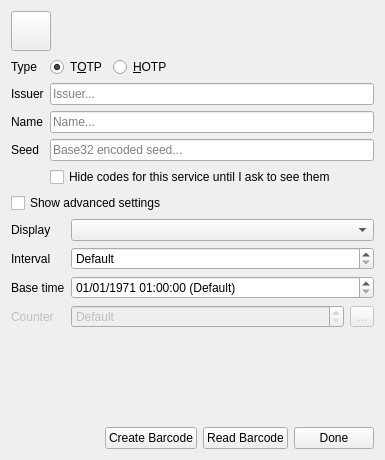
<?xml version="1.0" encoding="UTF-8"?>
<ui version="4.0">
 <class>Qonvince::OtpEditor</class>
 <widget class="QWidget" name="Qonvince::OtpEditor">
  <property name="geometry">
   <rect>
    <x>0</x>
    <y>0</y>
    <width>385</width>
    <height>460</height>
   </rect>
  </property>
  <property name="acceptDrops">
   <bool>true</bool>
  </property>
  <property name="windowTitle">
   <string>Form</string>
  </property>
  <property name="toolTip">
   <string>&lt;html&gt;&lt;head/&gt;&lt;body&gt;&lt;p&gt;Drop a QR code image file on this window to decode it.&lt;/p&gt;&lt;/body&gt;&lt;/html&gt;</string>
  </property>
  <layout class="QVBoxLayout" name="verticalLayout">
   <item>
    <layout class="QHBoxLayout" name="horizontalLayout_2">
     <item>
      <widget class="QPushButton" name="icon">
       <property name="sizePolicy">
        <sizepolicy hsizetype="Fixed" vsizetype="Fixed">
         <horstretch>0</horstretch>
         <verstretch>0</verstretch>
        </sizepolicy>
       </property>
       <property name="minimumSize">
        <size>
         <width>40</width>
         <height>40</height>
        </size>
       </property>
       <property name="maximumSize">
        <size>
         <width>40</width>
         <height>40</height>
        </size>
       </property>
       <property name="toolTip">
        <string>Click to choose the code's icon.</string>
       </property>
       <property name="text">
        <string/>
       </property>
       <property name="iconSize">
        <size>
         <width>32</width>
         <height>32</height>
        </size>
       </property>
      </widget>
     </item>
     <item>
      <widget class="QLabel" name="headingLabel">
       <property name="font">
        <font>
         <pointsize>16</pointsize>
         <weight>75</weight>
         <bold>true</bold>
        </font>
       </property>
       <property name="text">
        <string/>
       </property>
       <property name="alignment">
        <set>Qt::AlignLeading|Qt::AlignLeft|Qt::AlignTop</set>
       </property>
      </widget>
     </item>
    </layout>
   </item>
   <item>
    <layout class="QGridLayout" name="gridLayout">
     <item row="3" column="0">
      <widget class="QLabel" name="seedLabel">
       <property name="text">
        <string>Seed</string>
       </property>
      </widget>
     </item>
     <item row="2" column="1">
      <widget class="QLineEdit" name="nameEdit">
       <property name="toolTip">
        <string>&lt;html&gt;&lt;head/&gt;&lt;body&gt;&lt;p&gt;A short name for the code that will enable you to identify what it is used for.&lt;/p&gt;&lt;p&gt;&lt;span style=&quot; font-style:italic;&quot;&gt;This is only used for you to identify the service and/or account for which codes are being generated. You can change it to whatever you find most useful.&lt;/span&gt;&lt;/p&gt;&lt;/body&gt;&lt;/html&gt;</string>
       </property>
       <property name="placeholderText">
        <string>Name...</string>
       </property>
      </widget>
     </item>
     <item row="0" column="0">
      <widget class="QLabel" name="typeLabel">
       <property name="text">
        <string>Type</string>
       </property>
      </widget>
     </item>
     <item row="1" column="1">
      <widget class="QLineEdit" name="issuerEdit">
       <property name="toolTip">
        <string>&lt;html&gt;&lt;head/&gt;&lt;body&gt;&lt;p&gt;The organisation or entity that issued the code.&lt;/p&gt;&lt;p&gt;&lt;span style=&quot; font-style:italic;&quot;&gt;This is only used for you to identify the service for which codes are being generated. You can change it to whatever you find most useful.&lt;/span&gt;&lt;/p&gt;&lt;/body&gt;&lt;/html&gt;</string>
       </property>
       <property name="placeholderText">
        <string>Issuer...</string>
       </property>
      </widget>
     </item>
     <item row="2" column="0">
      <widget class="QLabel" name="nameLabel">
       <property name="text">
        <string>Name</string>
       </property>
      </widget>
     </item>
     <item row="1" column="0">
      <widget class="QLabel" name="issuerLabel">
       <property name="text">
        <string>Issuer</string>
       </property>
      </widget>
     </item>
     <item row="3" column="1">
      <widget class="QLineEdit" name="seedEdit">
       <property name="minimumSize">
        <size>
         <width>300</width>
         <height>0</height>
        </size>
       </property>
       <property name="toolTip">
        <string>&lt;html&gt;&lt;head/&gt;&lt;body&gt;&lt;p&gt;Type or paste the shared secret for the OTP. It must be base32 encoded.&lt;/p&gt;&lt;p&gt;&lt;span style=&quot; font-style:italic;&quot;&gt;Leave this blank to keep the existing seed.&lt;/span&gt;&lt;/p&gt;&lt;/body&gt;&lt;/html&gt;</string>
       </property>
       <property name="placeholderText">
        <string>Base32 encoded seed...</string>
       </property>
      </widget>
     </item>
     <item row="0" column="1">
      <layout class="QHBoxLayout" name="horizontalLayout">
       <item>
        <widget class="QRadioButton" name="totpButton">
         <property name="toolTip">
          <string>&lt;html&gt;&lt;head/&gt;&lt;body&gt;&lt;p&gt;Time-based One Time Passcode. New codes are generated continuously at specified intervals, commonly 30 seconds.&lt;/p&gt;&lt;/body&gt;&lt;/html&gt;</string>
         </property>
         <property name="text">
          <string>T&amp;OTP</string>
         </property>
         <property name="checked">
          <bool>true</bool>
         </property>
        </widget>
       </item>
       <item>
        <widget class="QRadioButton" name="hotpButton">
         <property name="toolTip">
          <string>&lt;html&gt;&lt;head/&gt;&lt;body&gt;&lt;p&gt;HMAC-based One Time Passcode. New codes are only generated when required (i.e. when you need to log in to the service).&lt;/p&gt;&lt;/body&gt;&lt;/html&gt;</string>
         </property>
         <property name="text">
          <string>&amp;HOTP</string>
         </property>
        </widget>
       </item>
       <item>
        <spacer name="horizontalSpacer">
         <property name="orientation">
          <enum>Qt::Horizontal</enum>
         </property>
         <property name="sizeHint" stdset="0">
          <size>
           <width>40</width>
           <height>20</height>
          </size>
         </property>
        </spacer>
       </item>
      </layout>
     </item>
     <item row="4" column="1">
      <widget class="QCheckBox" name="revealOnDemand">
       <property name="toolTip">
        <string>&lt;html&gt;&lt;head/&gt;&lt;body&gt;&lt;p&gt;Passcodes for this service will remain hidden until you choose to reveal them by clicking the &lt;span style=&quot; font-style:italic;&quot;&gt;Reveal &lt;/span&gt;icon in the list.&lt;/p&gt;&lt;p&gt;&lt;span style=&quot; font-style:italic;&quot;&gt;Qonvince continues to generate hidden codes, and the codes can still be copied to the clipboard.&lt;/span&gt;&lt;/p&gt;&lt;/body&gt;&lt;/html&gt;</string>
       </property>
       <property name="text">
        <string>Hide codes for this service until I ask to see them</string>
       </property>
      </widget>
     </item>
    </layout>
   </item>
   <item>
    <widget class="QCheckBox" name="advancedSettingsToggle">
     <property name="toolTip">
      <string>&lt;html&gt;&lt;head/&gt;&lt;body&gt;&lt;p&gt;Show advanced settings that affect how the OTP is calculated.&lt;/p&gt;&lt;p&gt;&lt;span style=&quot; font-style:italic;&quot;&gt;Altering these settings will change the generated codes and may cause the codes to become de-synchronised with the service for which they are intended to be used. Change these settings only if you know what you are doing.&lt;/span&gt;&lt;/p&gt;&lt;/body&gt;&lt;/html&gt;</string>
     </property>
     <property name="text">
      <string>Show advanced settings</string>
     </property>
    </widget>
   </item>
   <item>
    <widget class="QWidget" name="advancedSettingsWidget" native="true">
     <layout class="QGridLayout" name="advancedSettingsLayout" columnstretch="0,1">
      <property name="leftMargin">
       <number>0</number>
      </property>
      <property name="topMargin">
       <number>0</number>
      </property>
      <property name="rightMargin">
       <number>0</number>
      </property>
      <property name="bottomMargin">
       <number>0</number>
      </property>
      <item row="0" column="0">
       <widget class="QLabel" name="displayLabel">
        <property name="text">
         <string>Display</string>
        </property>
       </widget>
      </item>
      <item row="1" column="0">
       <widget class="QLabel" name="intervalLabel">
        <property name="text">
         <string>Interval</string>
        </property>
       </widget>
      </item>
      <item row="1" column="1">
       <widget class="QSpinBox" name="intervalSpin">
        <property name="toolTip">
         <string>&lt;html&gt;&lt;head/&gt;&lt;body&gt;&lt;p&gt;The interval, in seconds, between new TOTP codes being generated.&lt;/p&gt;&lt;p&gt;&lt;span style=&quot; font-style:italic;&quot;&gt;If you change the interval to a value that is not the same as the one the issuer has, the generated codes will be incorrect.&lt;/span&gt;&lt;/p&gt;&lt;/body&gt;&lt;/html&gt;</string>
        </property>
        <property name="specialValueText">
         <string>Default</string>
        </property>
        <property name="accelerated">
         <bool>true</bool>
        </property>
        <property name="suffix">
         <string>s</string>
        </property>
        <property name="maximum">
         <number>3600</number>
        </property>
        <property name="singleStep">
         <number>5</number>
        </property>
       </widget>
      </item>
      <item row="2" column="0">
       <widget class="QLabel" name="baseTimeLabel">
        <property name="text">
         <string>Base time</string>
        </property>
       </widget>
      </item>
      <item row="2" column="1">
       <widget class="QDateTimeEdit" name="baseTimeEdit">
        <property name="toolTip">
         <string>&lt;html&gt;&lt;head/&gt;&lt;body&gt;&lt;p&gt;The baseline time from which intervals for TOTP codes are measured.&lt;/p&gt;&lt;p&gt;&lt;span style=&quot; font-style:italic;&quot;&gt;If you change the date to a value that is not the same as the one the issuer has, the generated codes will be incorrect.&lt;/span&gt;&lt;/p&gt;&lt;/body&gt;&lt;/html&gt;</string>
        </property>
        <property name="specialValueText">
         <string>01/01/1971 01:00:00 (Default)</string>
        </property>
        <property name="dateTime">
         <datetime>
          <hour>1</hour>
          <minute>0</minute>
          <second>0</second>
          <year>1970</year>
          <month>1</month>
          <day>1</day>
         </datetime>
        </property>
        <property name="date">
         <date>
          <year>1970</year>
          <month>1</month>
          <day>1</day>
         </date>
        </property>
        <property name="time">
         <time>
          <hour>1</hour>
          <minute>0</minute>
          <second>0</second>
         </time>
        </property>
        <property name="minimumDateTime">
         <datetime>
          <hour>1</hour>
          <minute>0</minute>
          <second>0</second>
          <year>1970</year>
          <month>1</month>
          <day>1</day>
         </datetime>
        </property>
        <property name="minimumDate">
         <date>
          <year>1970</year>
          <month>1</month>
          <day>1</day>
         </date>
        </property>
       </widget>
      </item>
      <item row="3" column="0">
       <widget class="QLabel" name="counterLabel">
        <property name="enabled">
         <bool>false</bool>
        </property>
        <property name="text">
         <string>Counter</string>
        </property>
       </widget>
      </item>
      <item row="3" column="1">
       <layout class="QHBoxLayout" name="counterLayout">
        <item>
         <widget class="QSpinBox" name="counterSpin">
          <property name="enabled">
           <bool>false</bool>
          </property>
          <property name="toolTip">
           <string>&lt;html&gt;&lt;head/&gt;&lt;body&gt;&lt;p&gt;The counter for the HOTP code. This will be incremented each time a new code is generated.&lt;/p&gt;&lt;p&gt;&lt;span style=&quot; font-style:italic;&quot;&gt;If you change the counter to a value that is not the same as the one the issuer has, the generated codes will be incorrect.&lt;/span&gt;&lt;/p&gt;&lt;/body&gt;&lt;/html&gt;</string>
          </property>
          <property name="specialValueText">
           <string>Default</string>
          </property>
         </widget>
        </item>
        <item>
         <widget class="QToolButton" name="resetCounterButton">
          <property name="enabled">
           <bool>false</bool>
          </property>
          <property name="text">
           <string>...</string>
          </property>
          <property name="icon">
           <iconset theme="edit-undo">
            <normaloff>.</normaloff>.</iconset>
          </property>
         </widget>
        </item>
       </layout>
      </item>
      <item row="0" column="1">
       <widget class="QComboBox" name="displayPlugin"/>
      </item>
     </layout>
    </widget>
   </item>
   <item>
    <spacer name="verticalSpacer">
     <property name="orientation">
      <enum>Qt::Vertical</enum>
     </property>
     <property name="sizeHint" stdset="0">
      <size>
       <width>20</width>
       <height>40</height>
      </size>
     </property>
    </spacer>
   </item>
   <item>
    <layout class="QHBoxLayout" name="controlLayout">
     <item>
      <spacer name="controlSpacer">
       <property name="orientation">
        <enum>Qt::Horizontal</enum>
       </property>
       <property name="sizeHint" stdset="0">
        <size>
         <width>40</width>
         <height>20</height>
        </size>
       </property>
      </spacer>
     </item>
     <item>
      <widget class="QPushButton" name="createBarcodeButton">
       <property name="toolTip">
        <string>&lt;html&gt;&lt;head/&gt;&lt;body&gt;&lt;p&gt;Create a barcode of the settings for this service. You will be able to use the barcode to set up the OTP for this service at a later date should it be removed from Qonvince for any reason.&lt;/p&gt;&lt;p&gt;Generated barcodes should be compatible with other OTP client apps that are able to read OTP service settings from barcodes.&lt;/p&gt;&lt;p&gt;&lt;span style=&quot; font-style:italic;&quot;&gt;You should ensure you store the generated barcode securely - if it is stolen, the thief may be able to gain access to your account.&lt;/span&gt;&lt;/p&gt;&lt;/body&gt;&lt;/html&gt;</string>
       </property>
       <property name="text">
        <string>Create Barcode</string>
       </property>
      </widget>
     </item>
     <item>
      <widget class="QPushButton" name="readBarcodeButton">
       <property name="toolTip">
        <string>&lt;html&gt;&lt;head/&gt;&lt;body&gt;&lt;p&gt;Read the settings for this service's OTP from a barcode image.&lt;/p&gt;&lt;/body&gt;&lt;/html&gt;</string>
       </property>
       <property name="text">
        <string>Read Barcode</string>
       </property>
      </widget>
     </item>
     <item>
      <widget class="QPushButton" name="doneButton">
       <property name="toolTip">
        <string>&lt;html&gt;&lt;head/&gt;&lt;body&gt;&lt;p&gt;Close this editor.&lt;/p&gt;&lt;/body&gt;&lt;/html&gt;</string>
       </property>
       <property name="text">
        <string>Done</string>
       </property>
      </widget>
     </item>
    </layout>
   </item>
  </layout>
 </widget>
 <tabstops>
  <tabstop>totpButton</tabstop>
  <tabstop>hotpButton</tabstop>
  <tabstop>issuerEdit</tabstop>
  <tabstop>nameEdit</tabstop>
  <tabstop>seedEdit</tabstop>
  <tabstop>advancedSettingsToggle</tabstop>
  <tabstop>intervalSpin</tabstop>
  <tabstop>baseTimeEdit</tabstop>
  <tabstop>counterSpin</tabstop>
  <tabstop>resetCounterButton</tabstop>
  <tabstop>createBarcodeButton</tabstop>
  <tabstop>readBarcodeButton</tabstop>
  <tabstop>doneButton</tabstop>
  <tabstop>icon</tabstop>
 </tabstops>
 <resources/>
 <connections>
  <connection>
   <sender>doneButton</sender>
   <signal>clicked()</signal>
   <receiver>Qonvince::OtpEditor</receiver>
   <slot>deleteLater()</slot>
   <hints>
    <hint type="sourcelabel">
     <x>376</x>
     <y>410</y>
    </hint>
    <hint type="destinationlabel">
     <x>383</x>
     <y>174</y>
    </hint>
   </hints>
  </connection>
  <connection>
   <sender>readBarcodeButton</sender>
   <signal>clicked()</signal>
   <receiver>Qonvince::OtpEditor</receiver>
   <slot>readBarcode()</slot>
   <hints>
    <hint type="sourcelabel">
     <x>286</x>
     <y>410</y>
    </hint>
    <hint type="destinationlabel">
     <x>383</x>
     <y>281</y>
    </hint>
   </hints>
  </connection>
  <connection>
   <sender>createBarcodeButton</sender>
   <signal>clicked()</signal>
   <receiver>Qonvince::OtpEditor</receiver>
   <slot>createBarcode()</slot>
   <hints>
    <hint type="sourcelabel">
     <x>179</x>
     <y>410</y>
    </hint>
    <hint type="destinationlabel">
     <x>383</x>
     <y>270</y>
    </hint>
   </hints>
  </connection>
  <connection>
   <sender>resetCounterButton</sender>
   <signal>clicked()</signal>
   <receiver>Qonvince::OtpEditor</receiver>
   <slot>resetCounter()</slot>
   <hints>
    <hint type="sourcelabel">
     <x>376</x>
     <y>362</y>
    </hint>
    <hint type="destinationlabel">
     <x>383</x>
     <y>241</y>
    </hint>
   </hints>
  </connection>
  <connection>
   <sender>totpButton</sender>
   <signal>toggled(bool)</signal>
   <receiver>counterSpin</receiver>
   <slot>setDisabled(bool)</slot>
   <hints>
    <hint type="sourcelabel">
     <x>203</x>
     <y>101</y>
    </hint>
    <hint type="destinationlabel">
     <x>338</x>
     <y>362</y>
    </hint>
   </hints>
  </connection>
  <connection>
   <sender>totpButton</sender>
   <signal>toggled(bool)</signal>
   <receiver>baseTimeEdit</receiver>
   <slot>setEnabled(bool)</slot>
   <hints>
    <hint type="sourcelabel">
     <x>211</x>
     <y>101</y>
    </hint>
    <hint type="destinationlabel">
     <x>377</x>
     <y>330</y>
    </hint>
   </hints>
  </connection>
  <connection>
   <sender>totpButton</sender>
   <signal>toggled(bool)</signal>
   <receiver>Qonvince::OtpEditor</receiver>
   <slot>emitTypeChanged()</slot>
   <hints>
    <hint type="sourcelabel">
     <x>211</x>
     <y>101</y>
    </hint>
    <hint type="destinationlabel">
     <x>199</x>
     <y>149</y>
    </hint>
   </hints>
  </connection>
  <connection>
   <sender>totpButton</sender>
   <signal>toggled(bool)</signal>
   <receiver>intervalSpin</receiver>
   <slot>setEnabled(bool)</slot>
   <hints>
    <hint type="sourcelabel">
     <x>211</x>
     <y>101</y>
    </hint>
    <hint type="destinationlabel">
     <x>377</x>
     <y>297</y>
    </hint>
   </hints>
  </connection>
  <connection>
   <sender>advancedSettingsToggle</sender>
   <signal>toggled(bool)</signal>
   <receiver>advancedSettingsWidget</receiver>
   <slot>setVisible(bool)</slot>
   <hints>
    <hint type="sourcelabel">
     <x>20</x>
     <y>231</y>
    </hint>
    <hint type="destinationlabel">
     <x>10</x>
     <y>308</y>
    </hint>
   </hints>
  </connection>
  <connection>
   <sender>icon</sender>
   <signal>clicked()</signal>
   <receiver>Qonvince::OtpEditor</receiver>
   <slot>chooseIcon()</slot>
   <hints>
    <hint type="sourcelabel">
     <x>48</x>
     <y>39</y>
    </hint>
    <hint type="destinationlabel">
     <x>280</x>
     <y>5</y>
    </hint>
   </hints>
  </connection>
 </connections>
 <slots>
  <signal>nameChanged(QString)</signal>
  <signal>seedChanged(QString)</signal>
  <signal>durationChanged(int)</signal>
  <signal>digitsChanged(int)</signal>
  <signal>counterChanged(int)</signal>
  <signal>issuerChanged(QString)</signal>
  <signal>typeChanged(Qonvince::OtpCode::CodeType)</signal>
  <signal>iconChanged(QIcon)</signal>
  <slot>setName(QString)</slot>
  <slot>setSeed(QString)</slot>
  <slot>setDuration(int)</slot>
  <slot>readBarcode()</slot>
  <slot>createBarcode()</slot>
  <slot>setCounter(int)</slot>
  <slot>setDigits(int)</slot>
  <slot>emitTypeChanged()</slot>
  <slot>resetCounter()</slot>
  <slot>toggleAdvancedSettings(bool)</slot>
  <slot>chooseIcon()</slot>
 </slots>
</ui>
